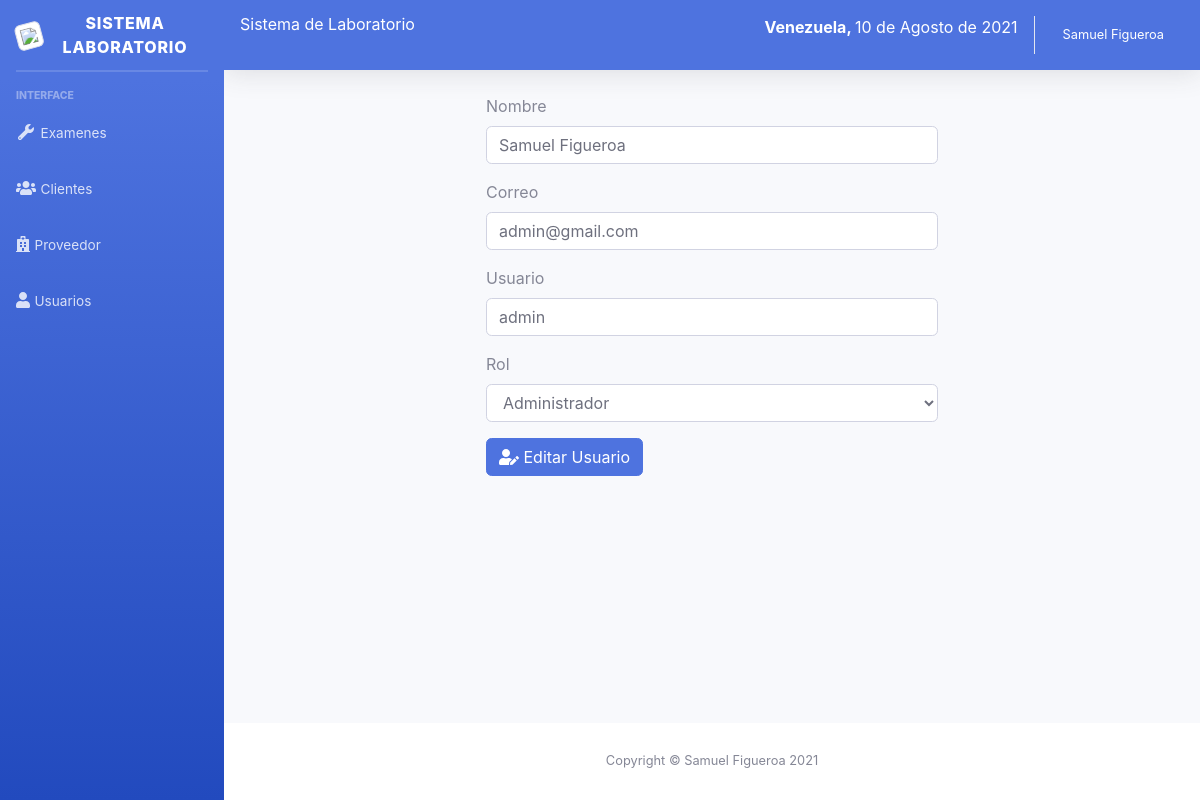
/sistema/editar_usuario.php?id=1 (signed in), run on the app's committed database.
### tables this page shows
CREATE TABLE `usuario` (
  `idusuario` int(11) NOT NULL,
  `nombre` varchar(100) NOT NULL,
  `correo` varchar(100) NOT NULL,
  `usuario` varchar(20) NOT NULL,
  `clave` varchar(50) NOT NULL,
  `rol` int(11) NOT NULL
);

### sistema/editar_usuario.php (the view, shortened to what this page needs)
<?php
include "includes/header.php";
include "../conexion.php";
$idusuario = $_REQUEST['id'];
$sql = mysqli_query($conexion, "SELECT * FROM usuario WHERE idusuario = $idusuario");
$result_sql = mysqli_num_rows($sql);
if ($result_sql == 0) {
  header("Location: lista_usuarios.php");
} else {
  if ($data = mysqli_fetch_array($sql)) {
    $nombre = $data['nombre'];
    $correo = $data['correo'];
    $usuario = $data['usuario'];
    $rol = $data['rol'];
  }
}
?>
<div class="container-fluid">
  <div class="row">
    <div class="col-lg-6 m-auto">
      <form class="" action="" method="post">
        <div class="form-group">
          <label for="nombre">Nombre</label>
          <input type="text" placeholder="Ingrese nombre" class="form-control" name="nombre" id="nombre" value="<?php echo $nombre; ?>">
        </div>
        <div class="form-group">
          <label for="correo">Correo</label>
          <input type="text" placeholder="Ingrese correo" class="form-control" name="correo" id="correo" value="<?php echo $correo; ?>">
        </div>
        <div class="form-group">
          <label for="usuario">Usuario</label>
          <input type="text" placeholder="Ingrese usuario" class="form-control" name="usuario" id="usuario" value="<?php echo $usuario; ?>">
        </div>
        <div class="form-group">
          <label for="rol">Rol</label>
          <select name="rol" id="rol" class="form-control">
            <option value="1" <?php
                              if ($rol == 1) {
                                echo "selected";
                              }
                              ?>>Administrador</option>
          </select>
        </div>
        <button type="submit" class="btn btn-primary"><i class="fas fa-user-edit"></i> Editar Usuario</button>
      </form>
    </div>
  </div>
</div>
</div>
<?php include_once "includes/footer.php"; ?>

### data on the page
usuario: nombre "Samuel Figueroa", correo "admin@gmail.com", usuario "admin", rol "Administrador"

### other printed values
fechaPeru() "10 de Agosto de 2021"
$_SESSION['nombre'] "Samuel Figueroa"
